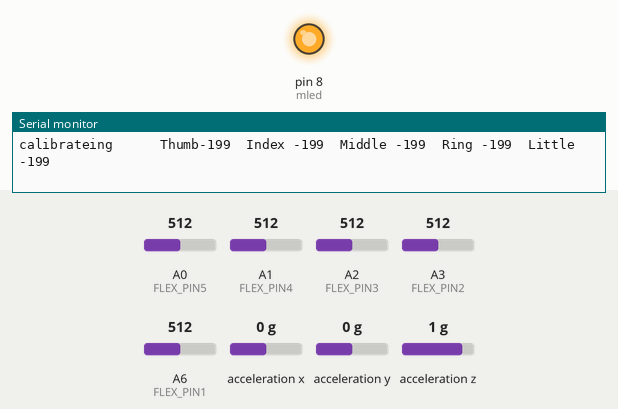
A sketch run on a simulated Arduino Nano, built with avr-gcc and run on an emulated ATmega328P. Shown: output pins drawn as LEDs (lit = HIGH), the last lines printed to the serial monitor. Wiring (inferred from the names in the program): ADXL345 accelerometer at I2C address 0x53. Inputs (shaded band) come from the test bench; at power-on: A0 (FLEX_PIN5) = 512, A1 (FLEX_PIN4) = 512, A2 (FLEX_PIN3) = 512, A3 (FLEX_PIN2) = 512, A6 (FLEX_PIN1) = 512, acceleration x 0 g, acceleration y 0 g, acceleration z 1 g. The modem accepts every AT command (registered, SIM ready, sends succeed) and sends nothing else.

Above: at 1.2 s.
1.3 s: A0 (FLEX_PIN5) set to 992
4.3 s: A1 (FLEX_PIN4) set to 716
7.3 s: A2 (FLEX_PIN3) set to 340
10.3 s: A3 (FLEX_PIN2) set to 340
13.3 s: A6 (FLEX_PIN1) set to 340
16.3 s: A0 (FLEX_PIN5) set to 716
At 24.5 s:
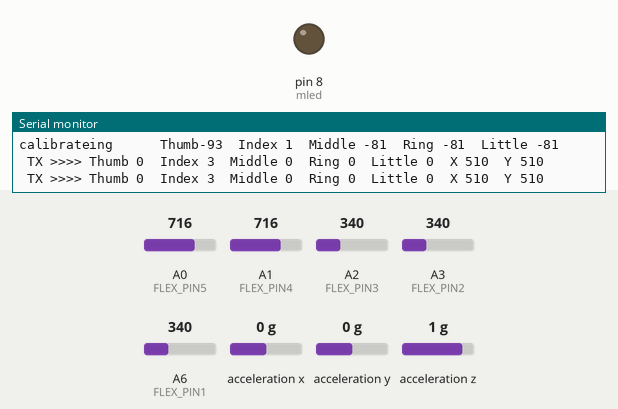
Timing chart, 0 to 25.1 s (numbered marks = the images above; inputs shaded):
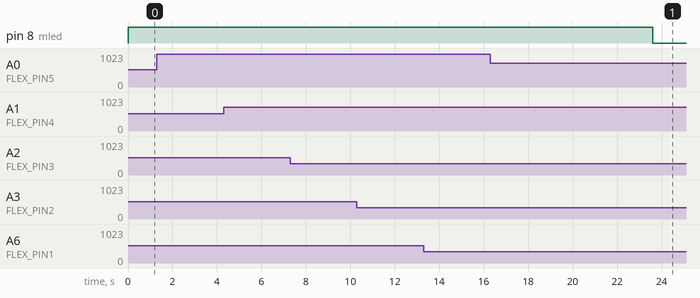

The sketch:

TX.ino
```cpp
#include <SoftwareSerial.h>
#include <Wire.h>  // Wire library - used for I2C communication
SoftwareSerial TX(5, 6);
bool calibrate = false;
int little  = 0, Cal_little  = 720;
int ring    = 0, Cal_ring    = 720;
int middle  = 0, Cal_middle  = 720;
int index   = 0, Cal_index   = 720;
int thumb   = 0, Cal_thumb   = 720;

int button = 11;
int mgnd = 9;
int mled = 8;

String temp = "";


float X_out, Y_out, Z_out;  // Outputs

byte FLEX_PIN1 = A6; // little finger
byte FLEX_PIN2 = A3; // ring finger
byte FLEX_PIN3 = A2; // middle finger
byte FLEX_PIN4 = A1; // index finger
byte FLEX_PIN5 = A0; // thumb


void printfun(String cp) //to avoid printing repeating symbols
{
  if(cp!=temp)
  {
    digitalWrite(mled,HIGH);
    TX.print("AT+");
//    delay(200);
    TX.println(cp);
    Serial.println("*********************");
    Serial.println(cp);
    Serial.println("*********************");
    temp=cp;
    delay(400);
   }
}

void setup()
{
  //MString.reserve(70);
  Serial.begin(9600);
  TX.begin(9600);
  pinMode(button, INPUT);
  pinMode(mgnd, OUTPUT);
  digitalWrite(mgnd,LOW);
  pinMode(mled, OUTPUT);
  digitalWrite(mled,HIGH);
  while (!Serial)
  {
    ; // wait for serial port to connect. Needed for native USB port only
  }
  Wire.begin(); // Initiate the Wire library
  // Set ADXL345 in measuring mode
  Wire.beginTransmission(0x53); // Start communicating with the device
  Wire.write(0x2D); // Access/ talk to POWER_CTL Register - 0x2D
  // Enable measurement
  Wire.write(8); // (8dec -> 0000 1000 binary) Bit D3 High for measuring enable
  Wire.endTransmission();
  delay(10);
  if (calibrate == false)
  {
    printfun("calibrateing");
    for (int j = 0; j < 300; j++)
    {
      delay(12);
      little = analogRead(FLEX_PIN1) - Cal_little;
      if (little > 1)Cal_little++; if (little < 0)Cal_little--;
      ring = analogRead(FLEX_PIN2) - Cal_ring;
      if (ring > 1)Cal_ring++; if (ring < 0)Cal_ring--;
      middle = analogRead(FLEX_PIN3) - Cal_middle;
      if (middle > 1)Cal_middle++; if (middle < 0)Cal_middle--;
      index = analogRead(FLEX_PIN4) - Cal_index;
      if (index > 1)Cal_index++; if (index < 0)Cal_index--;
      thumb = analogRead(FLEX_PIN5) - Cal_thumb;
      if (thumb > 1)Cal_thumb++; if (thumb < 0)Cal_thumb--;

      Serial.print("calibrateing      Thumb");
      Serial.print(thumb);
      Serial.print("  Index ");
      Serial.print(index);
      Serial.print("  Middle ");
      Serial.print(middle);
      Serial.print("  Ring ");
      Serial.print(ring);
      Serial.print("  Little ");
      Serial.println(little);
    }
    calibrate = true;
  }
  digitalWrite(mled,LOW);
}
void loop()
{
  Wire.beginTransmission(0x53);
  Wire.write(0x32); // Start with register 0x32 (ACCEL_XOUT_H)
  Wire.endTransmission(false);
  Wire.requestFrom(0x53, 6, true); // Read 6 registers total, each axis value is stored in 2 registers
  X_out = ( Wire.read() | Wire.read() << 8); // X-axis value
  // X_out = X_out/256; //For a range of +-2g, we need to divide the raw values by 256, according to the datasheet
  Y_out = ( Wire.read() | Wire.read() << 8); // Y-axis value
  //Y_out = Y_out/256;
  Z_out = ( Wire.read() | Wire.read() << 8); // Z-axis value


  little = analogRead(FLEX_PIN1) - Cal_little;
  ring = analogRead(FLEX_PIN2) - Cal_ring;
  middle = analogRead(FLEX_PIN3) - Cal_middle;
  index = analogRead(FLEX_PIN4) - Cal_index;
  thumb = analogRead(FLEX_PIN5) - Cal_thumb;

  // reading sensor value
  if (calibrate)
  {
    if(little<0)little=0;
    if(ring<0)ring=0;
    if(middle<0)middle=0;
    if(index<0)index=0;
    if(thumb<0)thumb=0;

    little  = little * 3.0;
    ring    = ring * 3.0;
    middle  = middle * 3.0;
    index   = index * 3.0;
    thumb   = thumb * 3.0;
  }


  int xadc = (X_out + 255) * 2;
  int yadc = (Y_out + 255) * 2;
  if (xadc < 0)xadc = 0;
  if (xadc > 1023)xadc = 1023;
  if (yadc < 0)yadc = 0;
  if (yadc > 1023)yadc = 1023;

if (index >= 13 && thumb >= 16 && middle >= 13 && ring >= 12 && little >= 12 && xadc>=300 && xadc<=550 && yadc>=923)
  printfun("hello");

if (index <= 13 && thumb <= 12 && middle <= 13 && ring >= 12 && little >= 12 && xadc>=300 && xadc<=550 && yadc>=923)
  printfun("I will kill u");

if (index >= 13 && thumb <= 12 && middle >= 13 && ring >= 12 && little >= 12 && xadc>=300 && xadc<=550 && yadc>=923)
  printfun("Understood");


if (index <= 13 && thumb >= 12 && middle >= 13 && ring >= 12 && little >= 12 && xadc>=300 && xadc<=550 && yadc>=923)
  printfun("please go and check the door");

if (index >= 15 && thumb <= 18 && middle >= 13 && ring >= 12 && little <= 12 && xadc>=300 && xadc<=550 && yadc>=923 )
  printfun("take my number");

if (index >= 15 && thumb >= 15 && middle >= 15 && ring >= 15 && little >= 15 && xadc>=0 && xadc<=200 && yadc>=300 && yadc<=650)
  printfun("I support peace");


if (index >= 13 && thumb >= 13 && middle <= 15 && ring <= 12 && little <= 12 && xadc >= 0 && xadc <=100 && yadc >= 220 && yadc <= 620)
  printfun("Amazing");

if (index <= 13 && thumb >= 13 && middle >= 13 && ring <= 13 && little <= 12 && xadc >= 0 && xadc <=100 && yadc >= 220 && yadc <= 620)
  printfun("bird");

if (index <= 15 && thumb <= 15 && middle <= 15 && ring <= 15 && little <= 15 && xadc>=0 && xadc<=200 && yadc>=300 && yadc<=650)
  printfun("hi");


if (index>= 15 && thumb <= 15 && middle <= 15 && ring >= 15 && little <= 15 && xadc>=0 && xadc<=200 && yadc>=300 && yadc<=650)
  printfun("Good quality");


if (index >= 15 && thumb <= 15 && middle <= 15 && ring <= 15 && little >= 15 && xadc>=0 && xadc<=200 && yadc>=300 && yadc<=650)
  printfun("it was a good movie");

if (index <= 15 && thumb <= 15 && middle >= 15 && ring <= 15 && little >= 15 && xadc>=0 && xadc<=200 && yadc>=300 && yadc<=650)
  printfun("vegetables");

if (index <= 15 && thumb <= 15 && middle <= 15 && ring >= 15 && little <= 15 && xadc>=0 && xadc<=200 && yadc>=300 && yadc<=650)
  printfun("I was thinking about you");


if (index <= 15 && thumb >= 15 && middle <= 15 && ring >= 15 && little <= 15 && xadc>=0 && xadc<=200 && yadc>=300 && yadc<=650)
  printfun("I am leaving");

if (index <= 15 && thumb >= 15 && middle <= 15 && ring <= 15 && little >= 15 && xadc >= 0 && xadc <=120 && yadc >= 220 && yadc <= 620)
  printfun("Lets eat");


if (index <= 13 && thumb <= 13 && middle >= 13 && ring >= 13 && little >= 12 && xadc >= 0 && xadc <=100 && yadc >= 220 && yadc <= 620)
  printfun("click a picture");

if (index >= 13 && thumb <= 13 && middle >= 13 && ring >= 13 && little >= 12 && xadc >= 0 && xadc <=100 && yadc >= 220 && yadc <= 620)
  printfun("water please");


if (index <= 13 && thumb >= 13 && middle <= 13 && ring <= 13 && little <= 12 && xadc >= 0 && xadc <=100 && yadc >= 220 && yadc <= 620)
  printfun("want to sleep");

if (index <= 15 && thumb <= 15 && middle <= 15 && ring <= 15 && little <= 15 && xadc >=650 && xadc <=1000 && yadc >=350 && yadc <=850)
  printfun("no more work");

if (index <= 13 && thumb >= 13 && middle <= 13 && ring >= 13 && little >= 12 && xadc >= 0 && xadc <=100 && yadc >= 220 && yadc <= 620)
  printfun("nice to meet you");

if (index <= 15 && thumb >= 15 && middle >= 15 && ring >= 15 && little >= 15 && xadc >=650 && xadc <=1000 && yadc >=350 && yadc <=850)
  printfun("down");

if (index <= 15 && thumb <= 15 && middle >= 15 && ring >= 15 && little <= 15 && xadc >=650 && xadc <=1000 && yadc >=350 && yadc <=550)
  printfun("no noice");


if (index <= 15 && thumb <= 15 && middle <= 15 && ring >= 15 && little >= 15 && xadc >=650 && xadc <=1000 && yadc >=350 && yadc <=850)
  printfun("talk later");


if (index >= 15 && thumb >= 15 && middle >= 15 && ring >= 15 && little >= 15 && xadc >=480 && xadc <=750 && yadc >=0 && yadc <=100)
  printfun("pause please");


if (index >= 15 && thumb >= 15 && middle >= 15 && ring >= 15 && little <= 15 && xadc >=480 && xadc <=750 && yadc >=0 && yadc <=100)
  printfun("I am out of this");

if (index >= 15 && thumb <= 15 && middle >= 15 && ring >= 15 && little >= 15 && xadc >=480 && xadc <=750 && yadc >=0 && yadc <=100)
  printfun("not ok");


if (index <= 13 && thumb <= 13 && middle >= 13 && ring >= 13 && little <= 12 && xadc >= 0 && xadc <=100 && yadc >= 220 && yadc <= 620)
  printfun("music");

  TX.print(" TX >>>> Thumb ");
  TX.print(thumb);
  TX.print("  Index ");
  TX.print(index);
  TX.print("  Middle ");
  TX.print(middle);
  TX.print("  Ring ");
  TX.print(ring);
  TX.print("  Little ");
  TX.print(little);
  TX.print("  X ");
  TX.print(xadc);
  TX.print("  Y ");
  TX.println(yadc);
  delay(200);

  Serial.print(" TX >>>> Thumb ");
  Serial.print(thumb);
  Serial.print("  Index ");
  Serial.print(index);
  Serial.print("  Middle ");
  Serial.print(middle);
  Serial.print("  Ring ");
  Serial.print(ring);
  Serial.print("  Little ");
  Serial.print(little);
  Serial.print("  X ");
  Serial.print(xadc);
  Serial.print("  Y ");
  Serial.println(yadc);

  delay(200);
  digitalWrite(mled,LOW);
}
```
